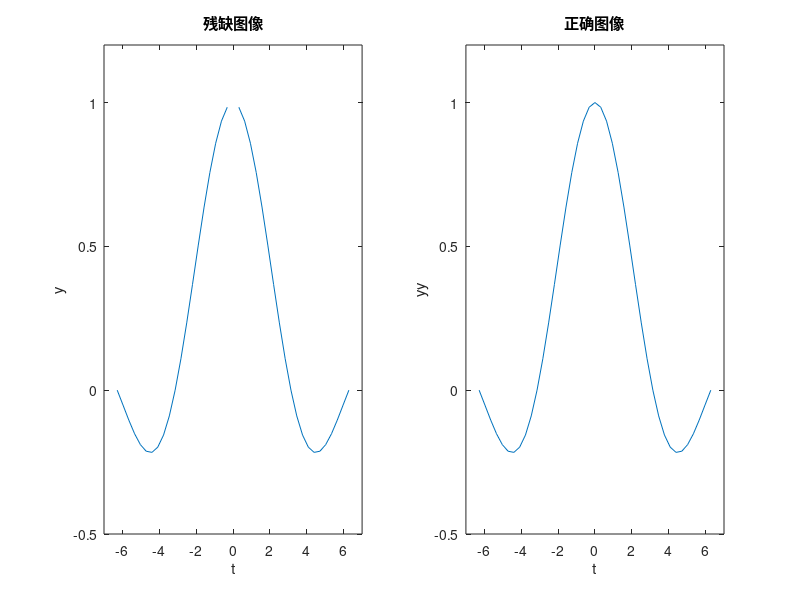

The MATLAB source for this figure:
%关系运用之一：求近似极限，修补图形缺口
t = -2*pi:pi/10:2*pi;
y = sin(t)./t;
tt = t + (t==0) * eps;
yy = sin(tt)./tt;
subplot(1,2,1), plot(t, y), axis([-7, 7, -0.5, 1.2]),
xlabel('t'),ylabel('y'),title('残缺图像')
subplot(1,2,2), plot(tt, yy), axis([-7, 7, -0.5, 1.2]),
xlabel('t'),ylabel('yy'),title('正确图像')
